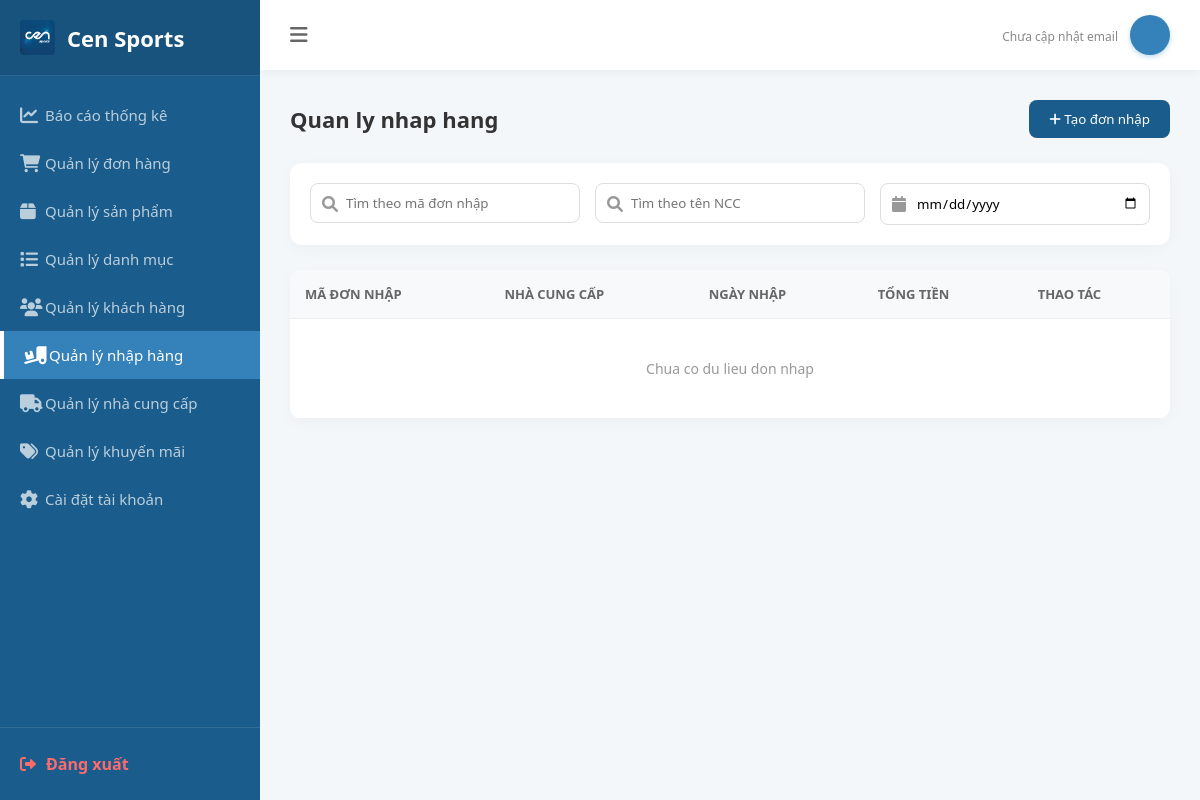
The app's page /quan-ly-nhap-hang/, older data.
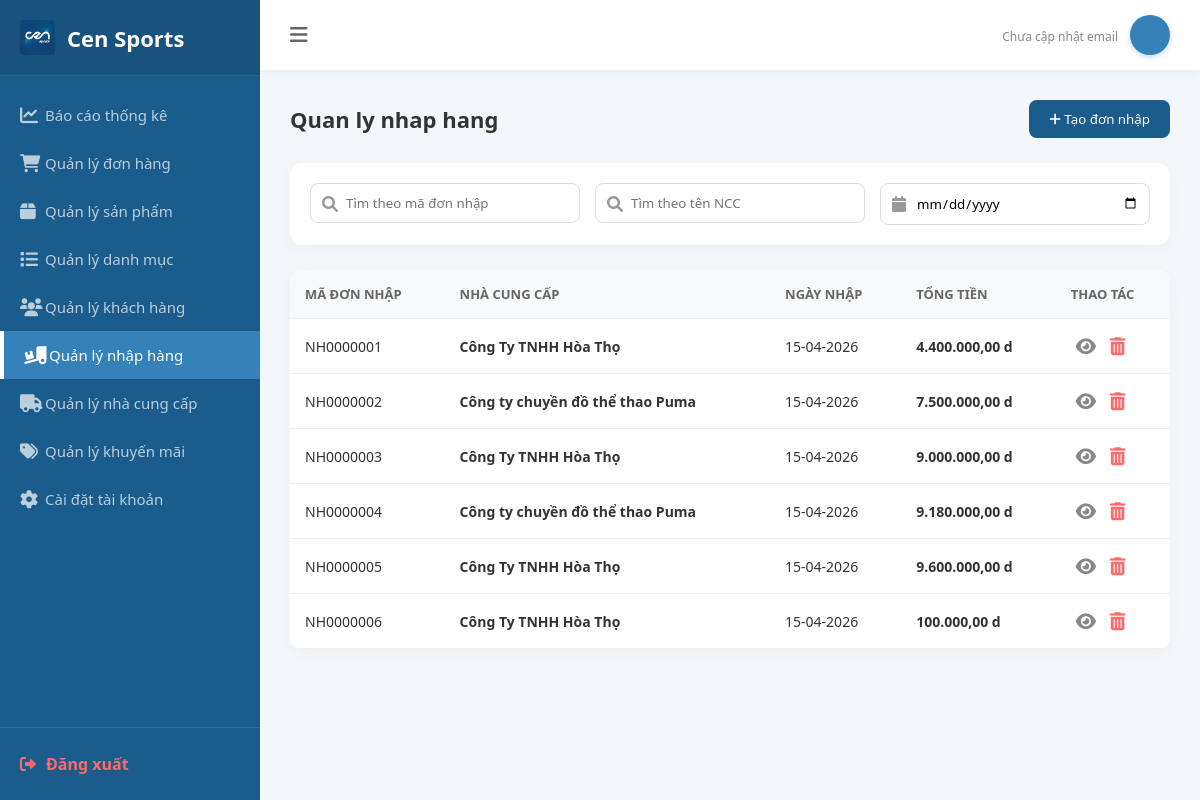
The same page, newer data.
### QuanLyNhapHang/models.py (models this page shows, shortened)
class NhapHang(models.Model):
    NH_Ma = models.CharField(max_length=9, primary_key=True)
    NCC_Ma = models.ForeignKey(NhaCungCap, on_delete=models.CASCADE)
    NH_Ngay = models.DateField(auto_now_add=True)
    NH_TongTien = models.DecimalField(max_digits=10, decimal_places=2)

### QuanLyNhaCungCap/models.py (models this page shows, shortened)
class NhaCungCap(models.Model):
    NCC_Ma = models.CharField(max_length=9, primary_key=True)
    NCC_Ten = models.CharField(max_length=100)
    NCC_SDT = models.CharField(max_length=10)
    NCC_DChi = models.TextField()

### QuanLyNhapHang/views.py (the view)
# urls.py: path('quan-ly-nhap-hang/', views.nhap_hang_view, name='quan_ly_nhap_hang'),
def nhap_hang_view(request):
    ma_search = request.GET.get("ma_search", "").strip()
    ncc_search = request.GET.get("ncc_search", "").strip()
    ngay_search = request.GET.get("ngay_search", "").strip()
    don_nhaps = NhapHang.objects.select_related("NCC_Ma").all()
    if ma_search:
        don_nhaps = don_nhaps.filter(NH_Ma__icontains=ma_search)
    if ncc_search:
        don_nhaps = don_nhaps.filter(NCC_Ma__NCC_Ten__icontains=ncc_search)
    if ngay_search:
        don_nhaps = don_nhaps.filter(NH_Ngay=ngay_search)
    context = {
        "ds_nhap_hang": don_nhaps.order_by("NH_Ma"),
        "nha_cung_cap": NhaCungCap.objects.all(),
        "san_pham": SanPham.objects.all(),
        "ma_search": ma_search,
        "ncc_search": ncc_search,
        "ngay_search": ngay_search,
    }
    return render(request, "QuanLyNhapHang/QuanLyNhapHang.html", context)

### gioHang/context_processors.py (called while the page is built, shortened)
def cart_count_processor(request):
    return {'cart_count': 0}

### QuanLyNhapHang/templates/QuanLyNhapHang/QuanLyNhapHang.html (shortened to what this page needs)
{% extends "staff/base_staff.html" %}
{% block content %}
<div class="page-header">
    <h2 class="page-title">Quan ly nhap hang</h2>
    <button class="btn-create" onclick="openModal('modalCreate')"><i class="fa fa-plus"></i> Tạo đơn nhập</button>
</div>
<form method="GET" class="filter-bar" id="importSearchForm">
    <div class="search-input">
        <i class="fa fa-search"></i>
        <input
            type="text"
            name="ma_search"
            id="maSearchInput"
            placeholder="Tìm theo mã đơn nhập"
            value="{{ ma_search }}"
            autocomplete="off"
        >
    </div>
    <div class="search-input">
        <i class="fa fa-search"></i>
        <input
            type="text"
            name="ncc_search"
            id="nccSearchInput"
            placeholder="Tìm theo tên NCC"
            value="{{ ncc_search }}"
            autocomplete="off"
        >
    </div>
    <div class="search-input">
        <i class="fa fa-calendar"></i>
        <input
            type="date"
            name="ngay_search"
            id="ngaySearchInput"
            value="{{ ngay_search }}"
            autocomplete="off"
        >
    </div>
</form>
<div class="table-container">
    <table>
        <thead>
            <tr>
                <th>Mã đơn nhập</th>
                <th>Nhà cung cấp</th>
                <th>Ngày nhập</th>
                <th>Tổng tiền</th>
                <th>Thao tác</th>
            </tr>
        </thead>
        <tbody id="importTableBody">
            {% for nhap in ds_nhap_hang %}
            <tr>
                <td>{{ nhap.NH_Ma }}</td>
                <td><b>{{ nhap.NCC_Ma.NCC_Ten }}</b></td>
                <td>{{ nhap.NH_Ngay|date:"d-m-Y" }}</td>
                <td><b>{{ nhap.NH_TongTien }} d</b></td>
                <td>
                    <button class="btn-action btn-view" onclick="openDetailModal('{{ nhap.NH_Ma }}')"><i class="fa fa-eye"></i></button>
                    <button class="btn-action btn-delete" onclick="openDeleteModal('{{ nhap.NH_Ma }}', this)"><i class="fa fa-trash-alt"></i></button>
                </td>
            </tr>
            {% empty %}
            <tr>
                <td colspan="5" style="text-align: center; padding: 40px; color: #999;">Chua co du lieu don nhap</td>
            </tr>
            {% endfor %}
        </tbody>
    </table>
</div>
{% endblock %}

Row changes from the older to the newer data that the page shows:
added NhapHang: NH_Ma "NH0000001", NCC_Ma.NCC_Ten "Công Ty TNHH Hòa Thọ", NH_Ngay "15-04-2026", NH_TongTien "4.400.000,00"
added NhapHang: NH_Ma "NH0000002", NCC_Ma.NCC_Ten "Công ty chuyền đồ thể thao Puma", NH_Ngay "15-04-2026", NH_TongTien "7.500.000,00"
added NhapHang: NH_Ma "NH0000003", NCC_Ma.NCC_Ten "Công Ty TNHH Hòa Thọ", NH_Ngay "15-04-2026", NH_TongTien "9.000.000,00"
added NhapHang: NH_Ma "NH0000004", NCC_Ma.NCC_Ten "Công ty chuyền đồ thể thao Puma", NH_Ngay "15-04-2026", NH_TongTien "9.180.000,00"
added NhapHang: NH_Ma "NH0000005", NCC_Ma.NCC_Ten "Công Ty TNHH Hòa Thọ", NH_Ngay "15-04-2026", NH_TongTien "9.600.000,00"
added NhapHang: NH_Ma "NH0000006", NCC_Ma.NCC_Ten "Công Ty TNHH Hòa Thọ", NH_Ngay "15-04-2026", NH_TongTien "100.000,00"
Text that changed along with them:
text no longer shown: "Chua co du lieu don nhap"
